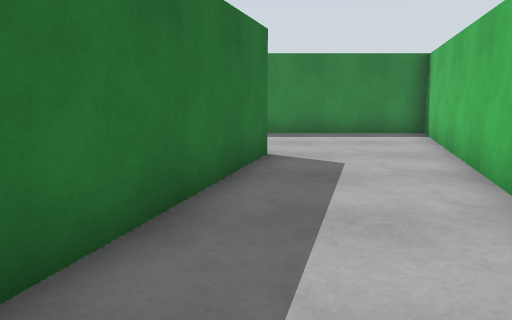
view 1 (above)

24 first-person views from a walk through a world built for the Gazebo simulator. The camera is 1.2 m above the floor, tilts 10° down and sees 70° across. The floor is counted in squares, 1 m on a side. Each view is taken from the middle of a square. On the plan, view 1 faces up. The plan holds only what a view shows up to about 14 squares ahead; the rest is blank.

view 2
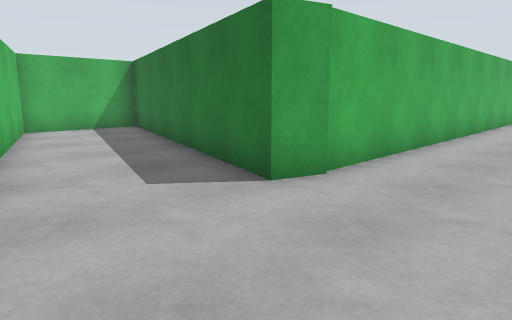

view 3
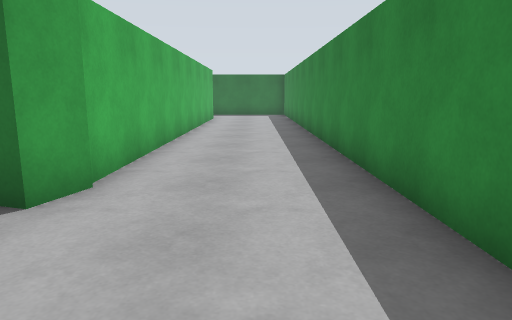

view 4
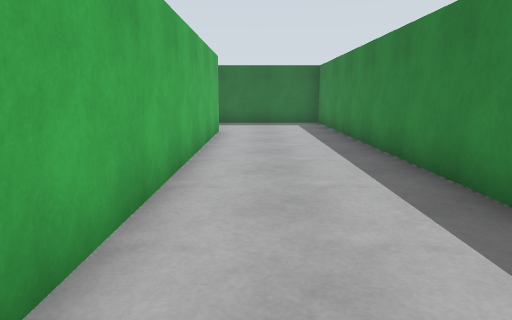

view 5
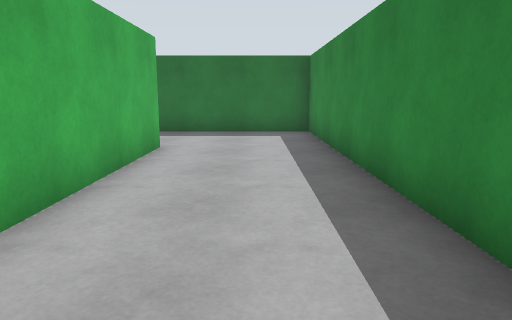

view 6
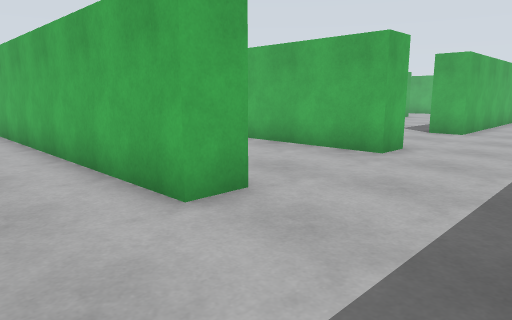

view 7
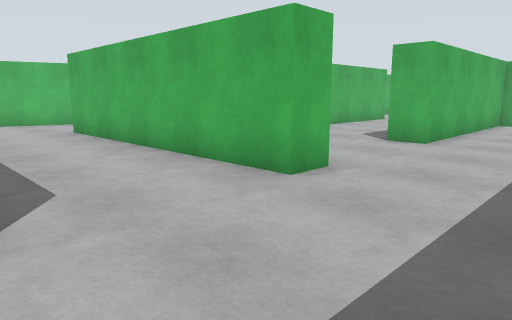

view 8
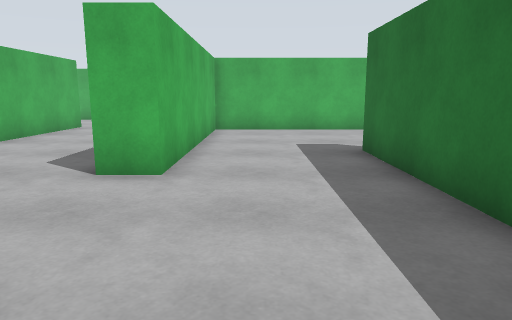

view 9
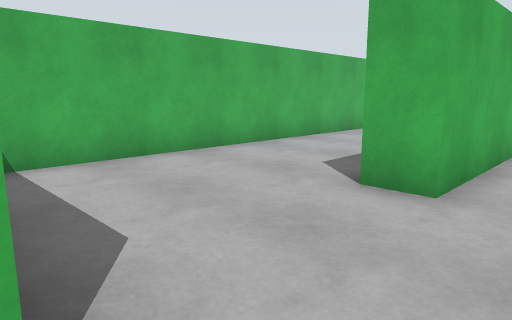

view 10
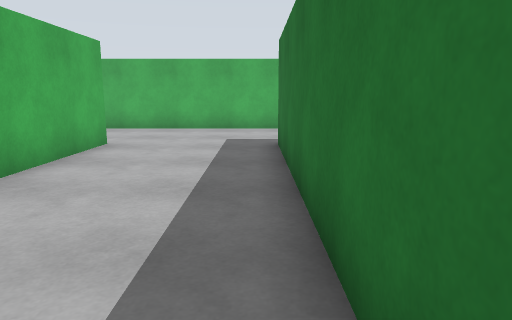

view 11
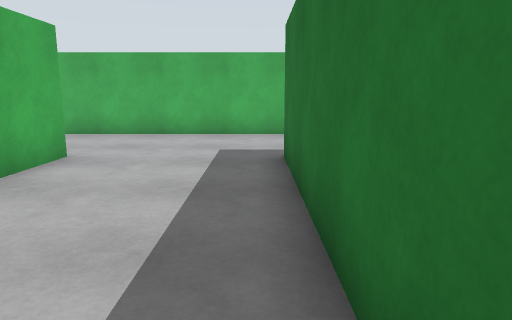

view 12
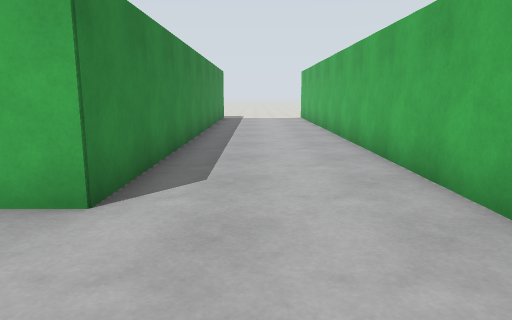

view 13
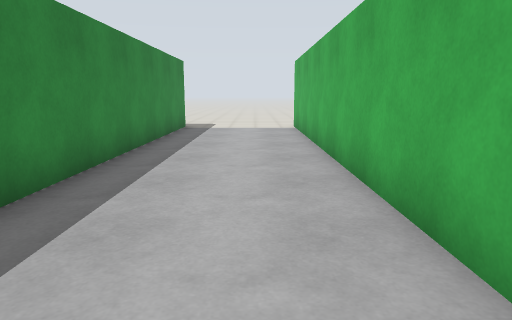

view 14
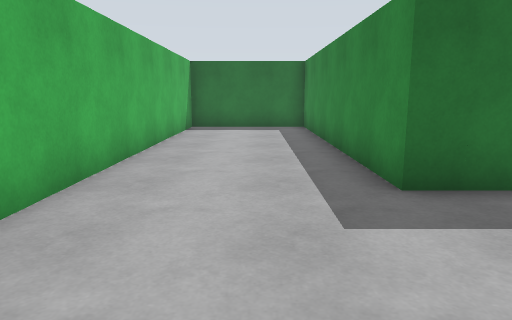

view 15
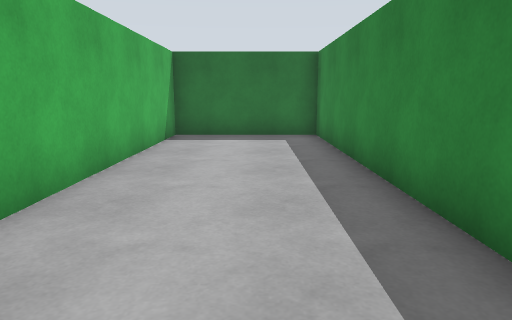

view 16
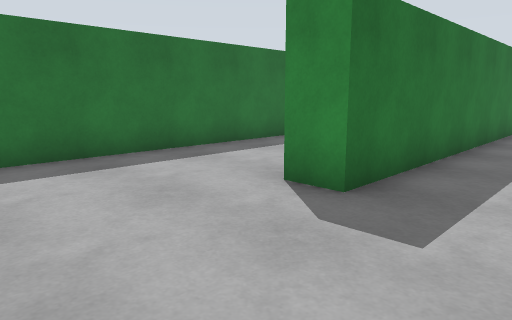

view 17
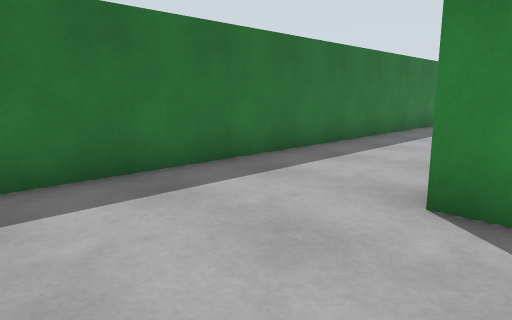

view 18
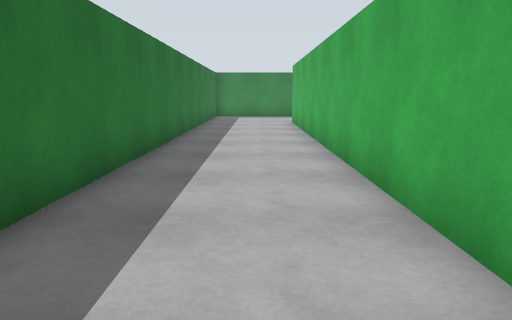

view 19
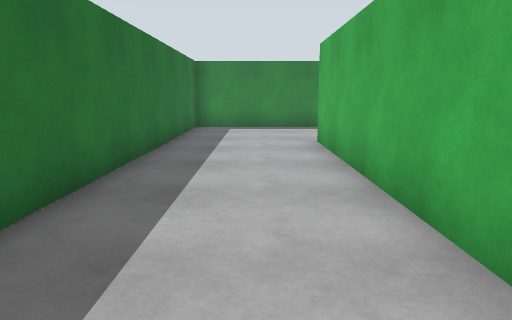

view 20
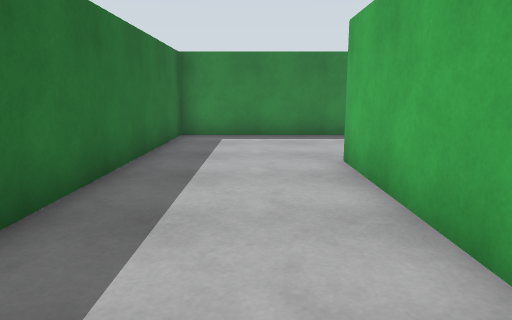

view 21
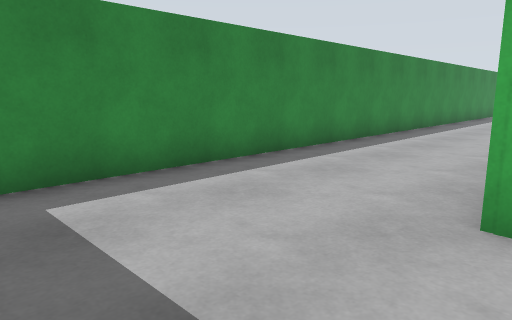

view 22
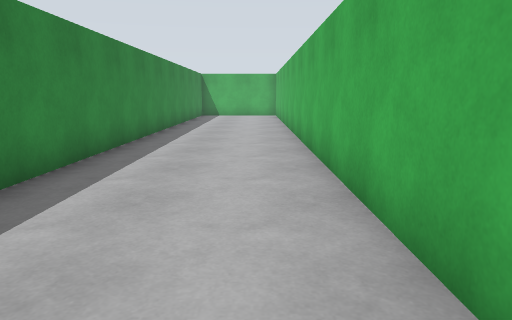

view 23
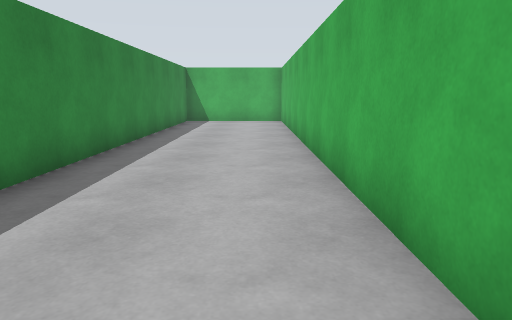

view 24
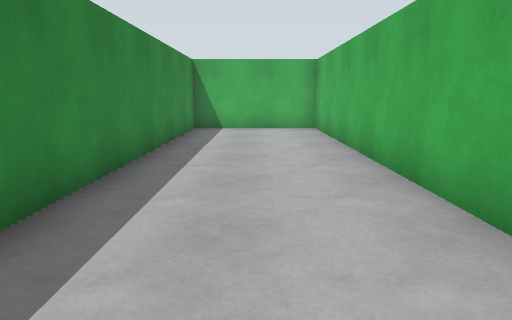

### Floor plan
Points are (right, up) in squares from view 1. A wall is a line through its corners. A room is listed if a view was taken in it or the views show most of it. See-through windows are left out.
Room 1 (views 1, 2, 3, 4, 5, 6, 7, 8, 9, 10, 11, 12, 13, 14, 15, 16, 17, 18, 19, 20, 21, 22, 23, 24)
walls: (-15.6, 1.6) (-15.6, 2.7) (-6.1, 2.7); (-15.6, 6.6) (-15.6, 7.7) (-0.9, 7.7); (-19.4, 4.4) (-19.4, -5.1) (-20.4, -5.1); (-0.8, 7.8) (0.2, 7.5) (-2.9, -2.5) (1, -2.5) (2.6, 2.6); (-15.5, 12.8) (5.6, 12.8) (5.6, 17.3) (-24.3, 17.3) (-24.3, -8.1); (-20.4, -1.9) (-20.4, 12.9); (3.1, 4.2) (5.4, 11.8) (-19.4, 11.8) (-19.4, 6.6); (-20.9, -10.1) (-15.6, -10.1) (-15.6, -2.5) (-14.6, -2.5) (-14.6, -11.1) (-24.3, -11.1) (-24.3, -15.5) (6.4, -15.5); (6.4, -11.1) (-10.2, -11.1) (-10.2, 0.9)

Where each view was taken, in squares from view 1:
view 1: 0 up, 0 right, facing up
view 2: 11 up, 4 right, facing down-left
view 3: 10 up, 4 right, facing left
view 4: 9 up, 3 left, facing left
view 5: 10 up, 7 left, facing left
view 6: 10 up, 19 left, facing down-right
view 7: 7 up, 19 left, facing down-right
view 8: 3 up, 17 left, facing down
view 9: 2 up, 17 left, facing down-right
view 10: 2 down, 14 left, facing down
view 11: 4 down, 14 left, facing down
view 12: 13 down, 14 left, facing right
view 13: 14 down, 8 left, facing right
view 14: 13 down, 10 left, facing left
view 15: 13 down, 13 left, facing left
view 16: 9 down, 17 left, facing up-left
view 17: 9 down, 19 left, facing up-left
view 18: 4 down, 22 left, facing up
view 19: 3 up, 22 left, facing up
view 20: 6 up, 22 left, facing up
view 21: 12 up, 24 left, facing up-right
view 22: 14 up, 17 left, facing right
view 23: 14 up, 12 left, facing right
view 24: 15 up, 8 left, facing right
